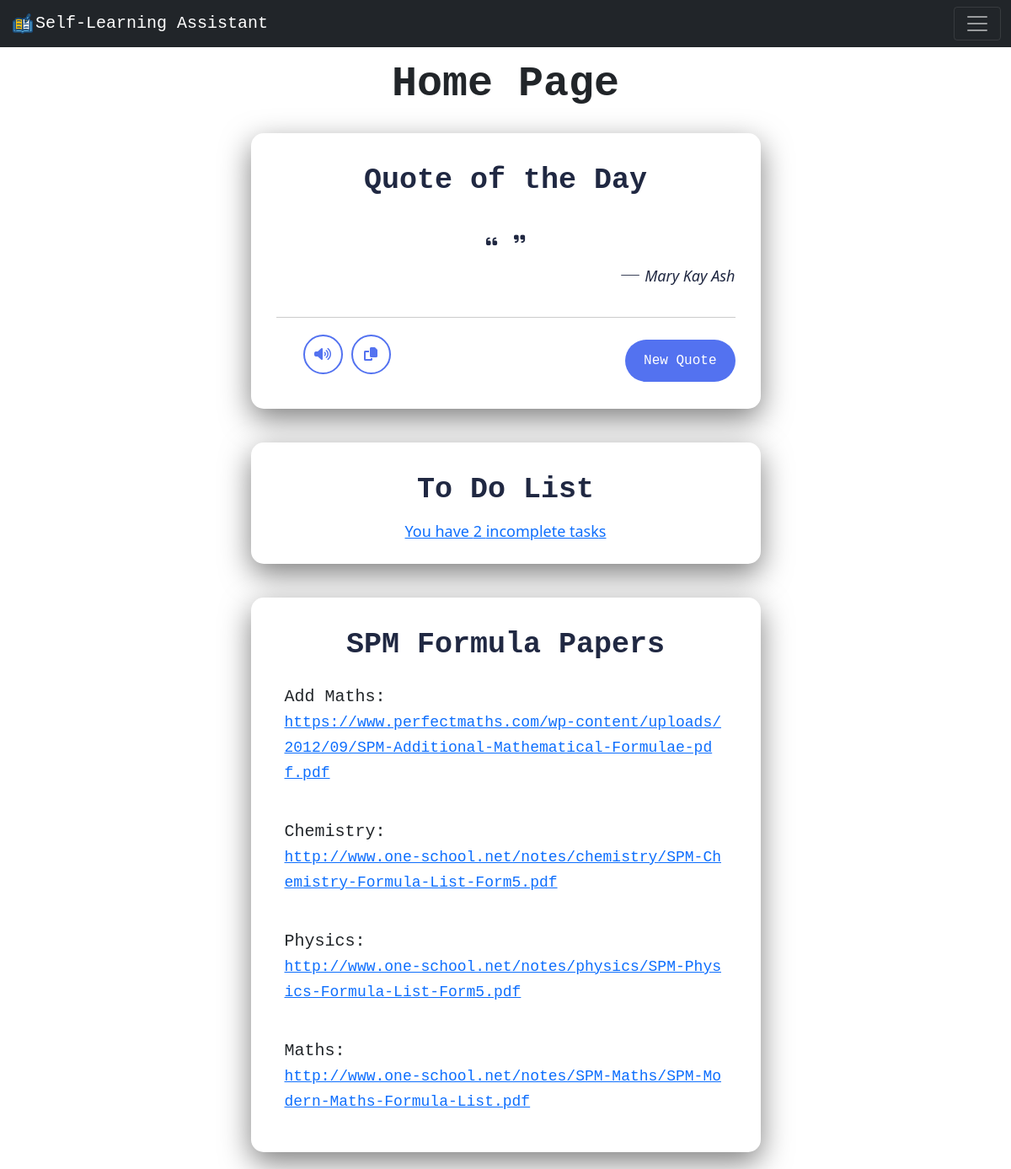
The app's page / (signed in) with its own data.
### mainfunction/models.py (models this page shows, shortened)
class FormulaPaper(models.Model):
	fname = models.CharField(max_length=200)
	flink = models.CharField(max_length=300)

### mainfunction/views.py (the view)
# urls.py: path("", views.home, name="home")
def home(response):
	if response.user.is_authenticated:
		tk = Task.objects.filter(user=response.user).count
		fp = FormulaPaper.objects.all()
		return render(response, "mainfunction/home.html", {"fp":fp, "tk":tk})
	else:
		return redirect("/login/")

### mainfunction/templates/mainfunction/home.html (shortened to what this page needs)
{% extends 'mainfunction/base.html' %}
{% block content %}
<h1>Home Page</h1>
<div class="quote-body">
	<div class="wrapper">
		<header>Quote of the Day</header>
		<div class="content">
			<div class="quote-area">
				<i class="fas fa-quote-left"></i>
				<i class="fas fa-quote-right"></i>
			</div>
			<div class="author">
				<span>__</span>
				<span class="name">Mary Kay Ash</span>
			</div>
		</div>
		<div class="buttons">
			<div class="features">
				<ul>
					<li class="speech"><i class="fas fa-volume-up"></i></li>
					<li class="copy"><i class="fas fa-copy"></i></li>
				</ul>
				<button class="refresh-button">New Quote</button>
			</div>
		</div>
	</div>
</div>
<div class="quote-body">
	<div class="wrapper">
		<header>To Do List</header>
		<div class="todo-center">
			<a href="/todo">You have {{tk}} incomplete task{{tk|pluralize}}</a>
		</div>
	</div>
</div>
<div class="quote-body">
	<div class="wrapper">
		<header>SPM Formula Papers</header>
		<div class="formula-content">
			{% for item in fp.all %}
			<p>
				{{item.fname}}:<br><a href="{{item.flink}}" target="_blank">{{item.flink}}</a>
			</p>
			{% endfor %}
		</div>
	</div>
</div>
	{% endblock %}

### mainfunction/templates/mainfunction/base.html (shortened to what this page needs)
{% load static %}
<!DOCTYPE html>
<html>
<head>
	<link href="https://cdn.jsdelivr.net/npm/bootstrap@5.1.3/dist/css/bootstrap.min.css" rel="stylesheet">
	<link href="https://cdnjs.cloudflare.com/ajax/libs/font-awesome/6.1.1/css/all.min.css" rel="stylesheet">
	<link type="text/css" href="{% static 'mainfunction/css/style.css' %}" rel="stylesheet">
</head>
<div id="navbar">
	<nav class="navbar navbar-dark bg-dark fixed-top font-monospace">
		<div class="container-fluid">
			<a class="navbar-brand" href="/">
				<img src="{% static 'mainfunction/img/book_logo.svg' %}" alt="" width="30" height="24" class="d-inline-block align-text-top"/>Self-Learning Assistant</a>
				<button class="navbar-toggler" type="button" data-bs-toggle="offcanvas" data-bs-target="#offcanvasNavbar" aria-controls="offcanvasNavbar">
					<span class="navbar-toggler-icon"></span>
				</button>
				</div>
			</nav>
		</div>
		<body>
			<div id="content" name="content" class="main">
				{% block content %}
				{% endblock %}
			</div>
		</body>
</html>

### mainfunction/static/mainfunction/css/style.css (style rules this page uses)
.main { margin-top: 70px; }
.main h1 { font-size: 50px; font-family: monospace; padding: 0px 20px; font-weight: bold; text-align: center; }
.navbar { font-size: 20px; font-family: monospace; }
.navbar a { font-size: 20px; font-family: monospace; }
.quote-body { padding-top: 20px; display: flex; justify-content: center; align-items: center; padding-bottom: 20px; }
.wrapper { width: 605px; background: #fff; border-radius: 15px; padding: 30px 30px 25px; box-shadow: 0 12px 35px rgba(0,0,0,0.5); }
.wrapper .todo-center { font-size: 18px; text-align: center; padding-top: 10px; }
header, .content :where(i, p, span) { color: #202842; }
.wrapper header { font-size: 35px; font-family: monospace; font-weight: 600; text-align: center; }
.wrapper .content { margin: 35px 0; }
.content .quote-area { display: flex; justify-content: center; }
.quote-area i { font-size: 15px; }
.quote-area i:first-child { margin: 3px 10px 0 0; }
.quote-area i:last-child { display: flex; margin: 0 0 3px 10px; align-items: flex-end; }
.content .author { display: flex; font-size: 18px; margin-top: 20px; font-style: italic; justify-content: flex-end; }
.author span:first-child { margin: -7px 5px 0 0; font-family: monospace; }
.wrapper .buttons { border-top: 1px solid #ccc; }
.buttons .features { display: flex; margin-top: 20px; align-items: center; justify-content: space-between; }
.features ul { display: flex; }
.features ul li { margin: 0 5px; height: 47px; width: 47px; display: flex; cursor: pointer; color: #5372F0; list-style: none; border-radius: 50%; align-items: center; justify-content: center; border: 2px solid #5372F0; transition: all 0.3s ease; }
.features ul li:first-child { margin-left: 0; }
.buttons button { border: none; color: #fff; outline: none; font-size: 16px; font-family: monospace; cursor: pointer; padding: 13px 22px; border-radius: 30px; background: #5372F0; cursor: pointer; transition: all 0.3s ease; }
.wrapper .formula-content p { padding-top: 20px; font-family: ; font-size: 20px; font-family: monospace; margin: 0 10px 20px 10px; word-break: break-all; }
.wrapper .formula-content p a { font-size: 18px; font-family: monospace; }

### records on screen
FormulaPaper: fname "Add Maths", flink "https://www.perfectmaths.com/wp-content/uploads/2012/09/SPM-Additional-Mathematical-Formulae-pdf.pdf"
FormulaPaper: fname "Chemistry", flink "http://www.one-school.net/notes/chemistry/SPM-Chemistry-Formula-List-Form5.pdf"
FormulaPaper: fname "Physics", flink "http://www.one-school.net/notes/physics/SPM-Physics-Formula-List-Form5.pdf"
FormulaPaper: fname "Maths", flink "http://www.one-school.net/notes/SPM-Maths/SPM-Modern-Maths-Formula-List.pdf"

### other values on screen
{{ tk }} "2"
